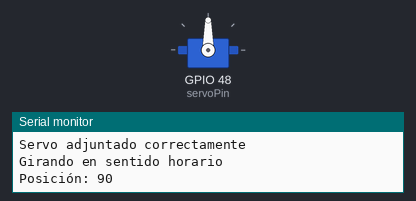
The sketch below on a simulated ESP32-S3. On the bench: servo, the last lines printed to the serial monitor.

Above: at 2.05 s.
At 4.5 s:
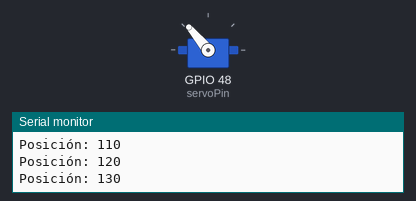
At 7.0 s:
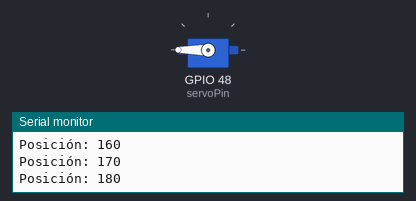
At 14.0 s:
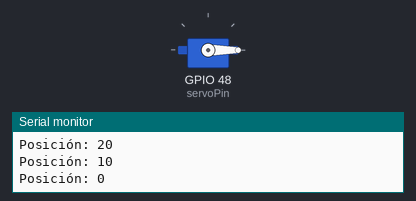
Timing chart, 0 to 20.2 s (numbered marks = the images above):
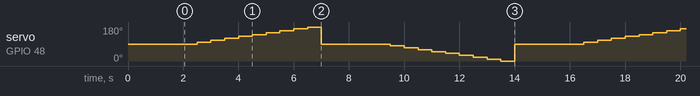

The sketch:

Servos_pruebas.ino
```cpp
#include <ESP32Servo.h>

// Crear objeto servo
Servo servo360;

// Pin donde está conectado el servo
const int servoPin = 48;

void setup() {
  // Iniciar comunicación serial para debug
  Serial.begin(115200);

  // Esperar a que el serial esté disponible (útil para debug)
  delay(1000);
  Serial.println("Iniciando programa de servo...");

  // Configuración específica para ESP32-S3
  servo360.attach(servoPin);  // Forma simplificada de attach para S3

  // Verificar si el servo se adjuntó correctamente
  if (servo360.attached()) {
    Serial.println("Servo adjuntado correctamente");
  } else {
    Serial.println("Error al adjuntar el servo");
  }

  // Asegurarse que el servo empiece detenido
  servo360.write(90);
  delay(1000); // Dar tiempo para que el servo se estabilice
}

void loop() {
  // Girar en sentido horario
  Serial.println("Girando en sentido horario");
  for(int pos = 90; pos <= 180; pos += 10) {
    servo360.write(pos);
    Serial.printf("Posición: %d\n", pos);
    delay(500);
  }

  // Detener
  Serial.println("Deteniendo");
  servo360.write(90);
  delay(2000);

  // Girar en sentido antihorario
  Serial.println("Girando en sentido antihorario");
  for(int pos = 90; pos >= 0; pos -= 10) {
    servo360.write(pos);
    Serial.printf("Posición: %d\n", pos);
    delay(500);
  }

  // Detener nuevamente
  Serial.println("Deteniendo");
  servo360.write(90);
  delay(2000);
}
```

Measured:
- by itself, servo on GPIO 48 (servoPin): repeats every 14.0 s: 110° 0.50 s, 120° 0.50 s, 130° 0.50 s, 140° 0.50 s, 150° 0.50 s, 160° 0.50 s, 170° 0.50 s, 180° 0.50 s, 90° 2.5 s, 80° 0.50 s, 70° 0.50 s, 60° 0.50 s, 50° 0.50 s, 40° 0.50 s, 30° 0.50 s, 20° 0.50 s, 10° 0.50 s, 0° 0.50 s, 90° 2.5 s, 100° 0.50 s
